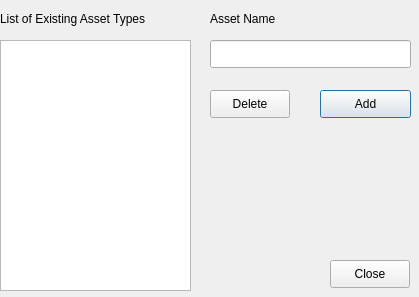
<ui version="4.0" >
 <class>AssetTypes</class>
 <widget class="QDialog" name="AssetTypes" >
  <property name="geometry" >
   <rect>
    <x>0</x>
    <y>0</y>
    <width>419</width>
    <height>297</height>
   </rect>
  </property>
  <property name="minimumSize" >
   <size>
    <width>419</width>
    <height>297</height>
   </size>
  </property>
  <property name="maximumSize" >
   <size>
    <width>419</width>
    <height>16777215</height>
   </size>
  </property>
  <property name="windowTitle" >
   <string>Manage Asset Types</string>
  </property>
  <widget class="QListWidget" name="listWidget" >
   <property name="geometry" >
    <rect>
     <x>0</x>
     <y>40</y>
     <width>191</width>
     <height>251</height>
    </rect>
   </property>
  </widget>
  <widget class="QLineEdit" name="lineEdit" >
   <property name="geometry" >
    <rect>
     <x>210</x>
     <y>40</y>
     <width>201</width>
     <height>28</height>
    </rect>
   </property>
  </widget>
  <widget class="QPushButton" name="pushButton" >
   <property name="geometry" >
    <rect>
     <x>320</x>
     <y>90</y>
     <width>91</width>
     <height>28</height>
    </rect>
   </property>
   <property name="text" >
    <string>Add</string>
   </property>
  </widget>
  <widget class="QPushButton" name="pushButton_2" >
   <property name="geometry" >
    <rect>
     <x>210</x>
     <y>90</y>
     <width>80</width>
     <height>28</height>
    </rect>
   </property>
   <property name="text" >
    <string>Delete</string>
   </property>
  </widget>
  <widget class="QPushButton" name="btnAssetTypesClose" >
   <property name="geometry" >
    <rect>
     <x>330</x>
     <y>260</y>
     <width>80</width>
     <height>28</height>
    </rect>
   </property>
   <property name="text" >
    <string>Close</string>
   </property>
  </widget>
  <widget class="QLabel" name="label" >
   <property name="geometry" >
    <rect>
     <x>0</x>
     <y>10</y>
     <width>161</width>
     <height>18</height>
    </rect>
   </property>
   <property name="text" >
    <string>List of Existing Asset Types</string>
   </property>
  </widget>
  <widget class="QLabel" name="label_2" >
   <property name="geometry" >
    <rect>
     <x>210</x>
     <y>10</y>
     <width>111</width>
     <height>18</height>
    </rect>
   </property>
   <property name="text" >
    <string>Asset Name</string>
   </property>
  </widget>
 </widget>
 <resources/>
 <connections/>
</ui>
